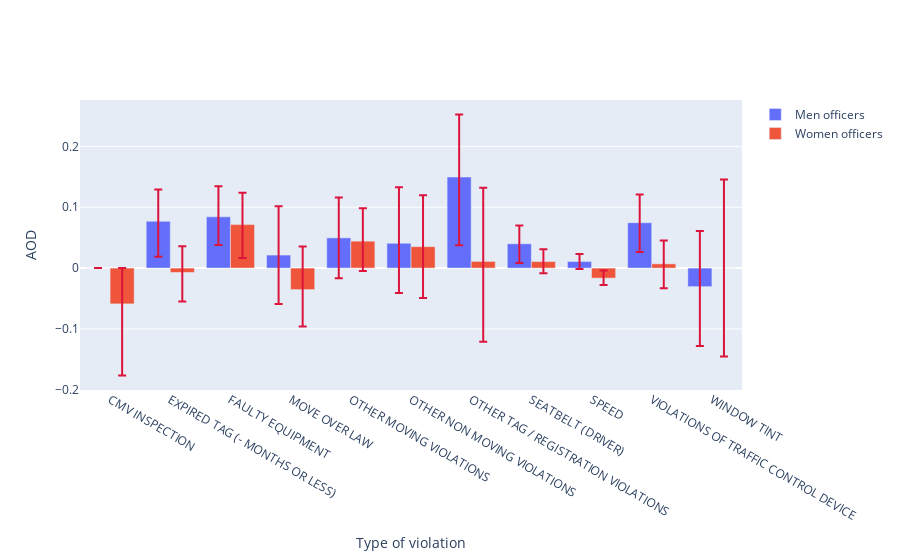

The notebook cell this image was saved under:
### Code cell
fig = go.Figure()
fig.add_trace(go.Bar(x=list(ordered_reasons_M), y=list((AOD_stopped_M.values())),
                base=0, error_y= dict(type='data',symmetric=False, array=up_M,arrayminus=down_M,color="crimson"),
                #marker_color='crimson',
                name='Men officers'))

fig.add_trace(go.Bar(x=list(ordered_reasons_W), y=list((AOD_stopped_W.values())),
                base=0,error_y= dict(type='data',symmetric=False, array=up_W,arrayminus=down_W,color="crimson"),
                
                #marker_color='crimson',
                name='Women officers'))

fig.update_xaxes(title_text='Type of violation')
fig.update_yaxes(title_text='AOD')


#fig.update_layout(
#        font = dict(size=18, family='Courier', color="#F5F5F5"),
#        paper_bgcolor='rgba(0,0,0,0)',
#        plot_bgcolor='rgba(0,0,0,0)',
#        autosize=True,
#        title={
#        'text': "AOD for male and female officers for different types of reasons",
#        'y':0.9,
#        'x':0.5,
#        'xanchor': 'center',
#        'yanchor': 'top',
#        "font" : dict(size=25, color="#F5F5F5")},
#        dragmode = False,
#    )


fig.show()
#pio.write_html(fig, file='MW_off.html', auto_open=False)

### Figure 1 — Plotly figure (JSON) as saved in the notebook; plotly's stock layout.template omitted (floating-point values rounded to 4 significant figures)
{"data": [{"base": 0, "error_y": {"array": [0, 0.05231, 0.0501, 0.08021, 0.06623, 0.09184, 0.1028, 0.02995, 0.01238, 0.04616, 0.09146], "arrayminus": [0, 0.05846, 0.04609, 0.08021, 0.06623, 0.08163, 0.1121, 0.03161, 0.01254, 0.04825, 0.09756], "color": "crimson", "symmetric": false, "type": "data"}, "name": "Men officers", "type": "bar", "x": ["CMV INSPECTION", "EXPIRED TAG (- MONTHS OR LESS)", "FAULTY EQUIPMENT", "MOVE OVER LAW", "OTHER MOVING VIOLATIONS", "OTHER NON MOVING VIOLATIONS", "OTHER TAG / REGISTRATION VIOLATIONS", "SEATBELT (DRIVER)", "SPEED", "VIOLATIONS OF TRAFFIC CONTROL DEVICE", "WINDOW TINT"], "y": [0, 0.07692, 0.08417, 0.02139, 0.04967, 0.04082, 0.1495, 0.03993, 0.01083, 0.07456, -0.03049]}, {"base": 0, "error_y": {"array": [0.05882, 0.04298, 0.05238, 0.07071, 0.05405, 0.08451, 0.1209, 0.02021, 0.01261, 0.03833, 0.1455], "arrayminus": [0.1176, 0.04762, 0.05476, 0.06061, 0.04914, 0.08451, 0.1319, 0.01902, 0.01139, 0.04007, 0.1455], "color": "crimson", "symmetric": false, "type": "data"}, "name": "Women officers", "type": "bar", "x": ["CMV INSPECTION", "EXPIRED TAG (- MONTHS OR LESS)", "FAULTY EQUIPMENT", "MOVE OVER LAW", "OTHER MOVING VIOLATIONS", "OTHER NON MOVING VIOLATIONS", "OTHER TAG / REGISTRATION VIOLATIONS", "SEATBELT (DRIVER)", "SPEED", "VIOLATIONS OF TRAFFIC CONTROL DEVICE", "WINDOW TINT"], "y": [-0.05882, -0.007143, 0.07143, -0.03535, 0.04423, 0.03521, 0.01099, 0.0107, -0.01647, 0.006969, 0]}], "layout": {"autosize": true, "xaxis": {"autorange": true, "range": [-0.5, 10.5], "title": {"text": "Type of violation"}, "type": "category"}, "yaxis": {"autorange": true, "range": [-0.2003, 0.2762], "title": {"text": "AOD"}, "type": "linear"}}}
